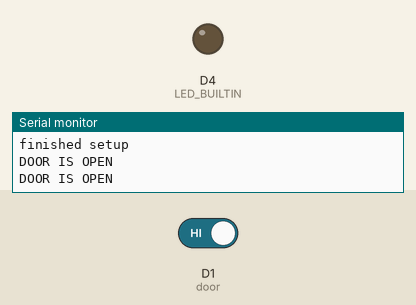
Simulated run of this sketch. Board: ESP8266 (NodeMCU). Shown: output pins drawn as LEDs (lit = HIGH, except the on-board LED, lit = LOW), the last lines printed to the serial monitor. Inputs (shaded band) come from the test bench; at power-on: D1 (door) HIGH. WiFi joins after 1.5 s; servers stay silent unless stated; no MQTT or app messages arrive unless stated.

Above: at 2.7 s.
2.8 s: D1 (door) driven LOW
At 4.8 s:
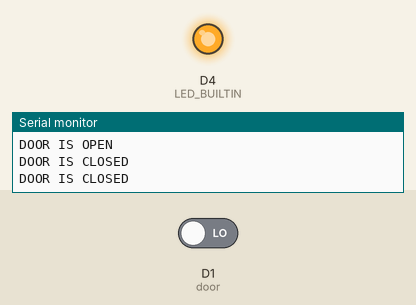
6.0 s: D1 (door) driven HIGH
At 7.2 s:
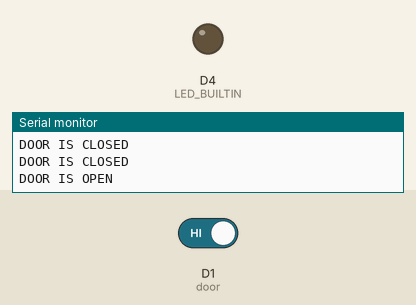
Timing chart, 0 to 9.0 s (numbered marks = the images above; inputs shaded):
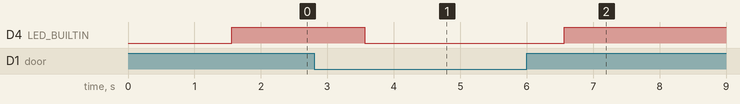

Measured:
- after the input at 2.8 s, D4 (LED_BUILTIN): HIGH → LOW after 0.76 s
- after the input at 6.0 s, D4 (LED_BUILTIN): LOW → HIGH after 0.57 s

The sketch:

L5DoorSensor.ino
```cpp
#include <ESP8266WiFi.h>
#include <PubSubClient.h>
#include <Arduino_JSON.h>

const char* wifiSSID = "eesc"; // In order for this to work, you MUST specify the SSID for your wifi
const char* wifiPSK = "password"; // And the preshared key (wifi password)

const char* mqttServer = "192.168.137.115";
String topic = "homeassistant/switch/garage_door";
String host = "door";

int door = D1;

WiFiClient wifiClient;
PubSubClient client(wifiClient);

//REFERENCES
//ESP8266 MQTT SETUP
//https://randomnerdtutorials.com/how-to-install-mosquitto-broker-on-raspberry-pi/
//PUBSUBCLIENT MQTT DOCUMENTATION
//https://pubsubclient.knolleary.net/

void setup() {
 Serial.begin(115200); // Open a serial connection (for debugging)
 delay(10);
 pinMode(door, INPUT_PULLUP);
 pinMode(LED_BUILTIN, OUTPUT);

 Serial.print("Connecting to "); // Display debugging connection info
 Serial.println(wifiSSID); // Print the configured SSID to the Serial Monitor
 WiFi.begin(wifiSSID, wifiPSK); // Use the provided SSID and PSK to connect

 while (WiFi.status() != WL_CONNECTED) { // If not connected to wifi
   delay(500); // Pause
   Serial.print("."); // Print a dot each loop while trying to connect
 }

 Serial.println("");
 Serial.println("WiFi connected"); // Print "connected" message to the Serial Monitor

 //connecting to a mqtt broker
 Serial.println("Connecting to MQTT");
 client.setServer(mqttServer, 1883);
 client.setCallback(callback);
 while (!client.connected()) {     // Function to call when new messages are received
  client.connect(host.c_str());     // Connect to the broker with unique hostname
  Serial.println(client.state());   // Show debug info about MQTT state
 }

  JSONVar json;

  json["name"] = "garage_door";
  json["unique_id"] = "garage_door";
  json["state_topic"] = topic;
  json["command_topic"] = topic;
  json["payload_on"] = "open";
  json["payload_off"] = "closed";

 client.publish((topic + "/config").c_str(), JSON.stringify(json).c_str());
 Serial.println("finished setup");
 digitalWrite(LED_BUILTIN, LOW);
}
void loop() {

  if(digitalRead(door) == HIGH){
    Serial.println("DOOR IS OPEN");
    digitalWrite(LED_BUILTIN, HIGH);
    client.publish((topic).c_str(), "open");
  }
  else {
    Serial.println("DOOR IS CLOSED");
    digitalWrite(LED_BUILTIN, LOW);
    client.publish((topic).c_str(), "closed");
  }

  delay(1000);
}

void callback(char* topicChar, byte* payload, unsigned int length){

}
```
